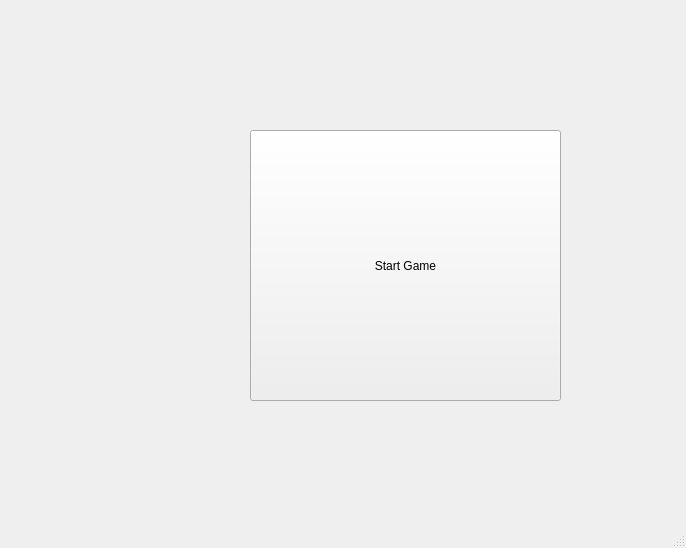
<?xml version="1.0" encoding="UTF-8"?>
<ui version="4.0">
 <class>MainWindow</class>
 <widget class="QMainWindow" name="MainWindow">
  <property name="enabled">
   <bool>true</bool>
  </property>
  <property name="geometry">
   <rect>
    <x>0</x>
    <y>0</y>
    <width>686</width>
    <height>548</height>
   </rect>
  </property>
  <property name="windowTitle">
   <string>MainWindow</string>
  </property>
  <widget class="QWidget" name="centralwidget">
   <widget class="QPushButton" name="pushButton">
    <property name="geometry">
     <rect>
      <x>250</x>
      <y>130</y>
      <width>311</width>
      <height>271</height>
     </rect>
    </property>
    <property name="text">
     <string>Start Game</string>
    </property>
   </widget>
  </widget>
  <widget class="QMenuBar" name="menubar">
   <property name="geometry">
    <rect>
     <x>0</x>
     <y>0</y>
     <width>686</width>
     <height>21</height>
    </rect>
   </property>
  </widget>
  <widget class="QStatusBar" name="statusbar"/>
 </widget>
 <resources/>
 <connections/>
</ui>
